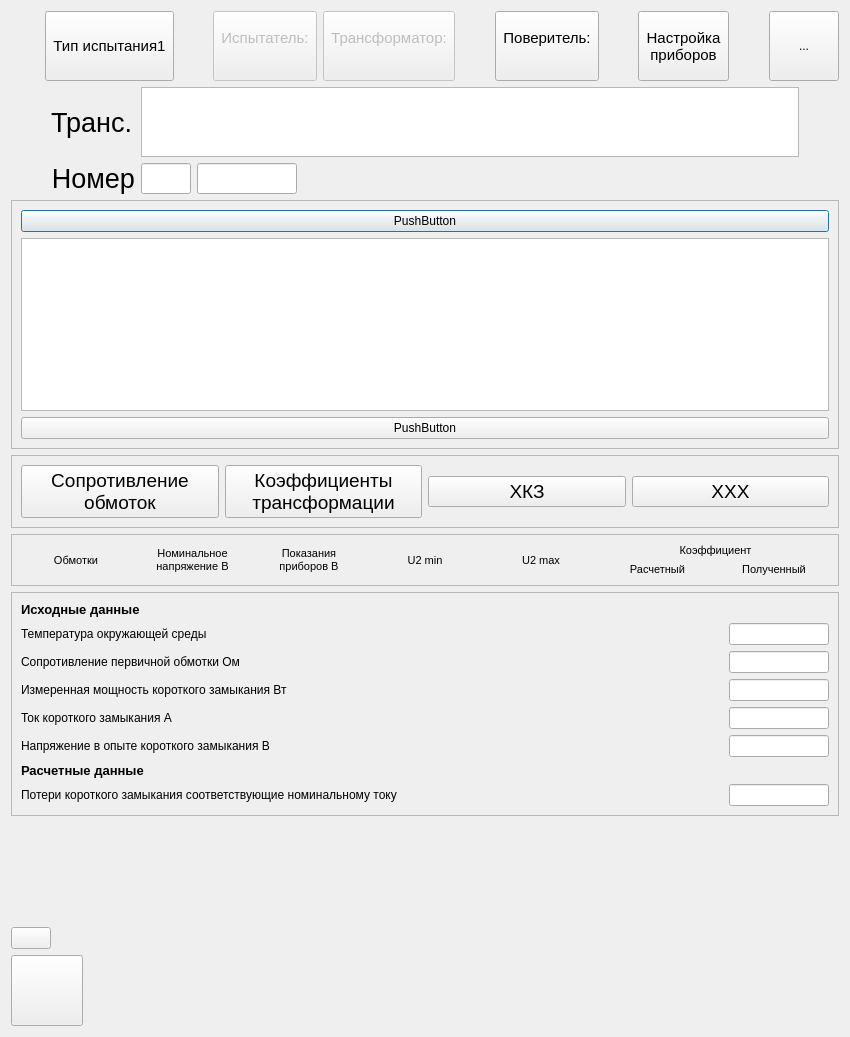
<?xml version="1.0" encoding="UTF-8"?>
<ui version="4.0">
 <class>Dialog</class>
 <widget class="QDialog" name="Dialog">
  <property name="geometry">
   <rect>
    <x>0</x>
    <y>0</y>
    <width>850</width>
    <height>1037</height>
   </rect>
  </property>
  <property name="windowTitle">
   <string>Испытание трансформаторов типа ОЛС</string>
  </property>
  <layout class="QVBoxLayout" name="verticalLayout_3">
   <item>
    <layout class="QHBoxLayout" name="hlTopBtn">
     <item>
      <spacer name="horizontalSpacer_9">
       <property name="orientation">
        <enum>Qt::Horizontal</enum>
       </property>
       <property name="sizeHint" stdset="0">
        <size>
         <width>40</width>
         <height>20</height>
        </size>
       </property>
      </spacer>
     </item>
     <item>
      <widget class="QToolButton" name="btnTestType">
       <property name="minimumSize">
        <size>
         <width>0</width>
         <height>70</height>
        </size>
       </property>
       <property name="maximumSize">
        <size>
         <width>16777215</width>
         <height>70</height>
        </size>
       </property>
       <property name="font">
        <font>
         <pointsize>11</pointsize>
        </font>
       </property>
       <property name="focusPolicy">
        <enum>Qt::NoFocus</enum>
       </property>
       <property name="layoutDirection">
        <enum>Qt::LeftToRight</enum>
       </property>
       <property name="text">
        <string notr="true">Тип испытания1</string>
       </property>
       <property name="iconSize">
        <size>
         <width>32</width>
         <height>32</height>
        </size>
       </property>
       <property name="checkable">
        <bool>false</bool>
       </property>
       <property name="toolButtonStyle">
        <enum>Qt::ToolButtonTextBesideIcon</enum>
       </property>
       <property name="arrowType">
        <enum>Qt::NoArrow</enum>
       </property>
      </widget>
     </item>
     <item>
      <spacer name="horizontalSpacer">
       <property name="orientation">
        <enum>Qt::Horizontal</enum>
       </property>
       <property name="sizeHint" stdset="0">
        <size>
         <width>40</width>
         <height>20</height>
        </size>
       </property>
      </spacer>
     </item>
     <item>
      <widget class="QToolButton" name="btnTester">
       <property name="enabled">
        <bool>false</bool>
       </property>
       <property name="minimumSize">
        <size>
         <width>0</width>
         <height>70</height>
        </size>
       </property>
       <property name="maximumSize">
        <size>
         <width>16777215</width>
         <height>70</height>
        </size>
       </property>
       <property name="font">
        <font>
         <pointsize>11</pointsize>
        </font>
       </property>
       <property name="focusPolicy">
        <enum>Qt::NoFocus</enum>
       </property>
       <property name="layoutDirection">
        <enum>Qt::LeftToRight</enum>
       </property>
       <property name="text">
        <string notr="true">Испытатель:
</string>
       </property>
       <property name="icon">
        <iconset resource="ico_64.qrc">
         <normaloff>:/ico/ico/user_32.png</normaloff>:/ico/ico/user_32.png</iconset>
       </property>
       <property name="iconSize">
        <size>
         <width>32</width>
         <height>32</height>
        </size>
       </property>
       <property name="checkable">
        <bool>false</bool>
       </property>
       <property name="toolButtonStyle">
        <enum>Qt::ToolButtonTextBesideIcon</enum>
       </property>
       <property name="arrowType">
        <enum>Qt::NoArrow</enum>
       </property>
      </widget>
     </item>
     <item>
      <widget class="QToolButton" name="btnTrans">
       <property name="enabled">
        <bool>false</bool>
       </property>
       <property name="minimumSize">
        <size>
         <width>0</width>
         <height>70</height>
        </size>
       </property>
       <property name="maximumSize">
        <size>
         <width>16777215</width>
         <height>70</height>
        </size>
       </property>
       <property name="font">
        <font>
         <pointsize>11</pointsize>
        </font>
       </property>
       <property name="focusPolicy">
        <enum>Qt::NoFocus</enum>
       </property>
       <property name="layoutDirection">
        <enum>Qt::LeftToRight</enum>
       </property>
       <property name="text">
        <string notr="true">Трансформатор:
</string>
       </property>
       <property name="icon">
        <iconset resource="ico_64.qrc">
         <normaloff>:/ico/ico/user_blue_32.png</normaloff>:/ico/ico/user_blue_32.png</iconset>
       </property>
       <property name="iconSize">
        <size>
         <width>64</width>
         <height>64</height>
        </size>
       </property>
       <property name="checkable">
        <bool>false</bool>
       </property>
       <property name="toolButtonStyle">
        <enum>Qt::ToolButtonTextBesideIcon</enum>
       </property>
       <property name="arrowType">
        <enum>Qt::NoArrow</enum>
       </property>
      </widget>
     </item>
     <item>
      <spacer name="horizontalSpacer_2">
       <property name="orientation">
        <enum>Qt::Horizontal</enum>
       </property>
       <property name="sizeHint" stdset="0">
        <size>
         <width>40</width>
         <height>20</height>
        </size>
       </property>
      </spacer>
     </item>
     <item>
      <widget class="QToolButton" name="btnSupervisor">
       <property name="minimumSize">
        <size>
         <width>0</width>
         <height>70</height>
        </size>
       </property>
       <property name="maximumSize">
        <size>
         <width>16777215</width>
         <height>70</height>
        </size>
       </property>
       <property name="font">
        <font>
         <pointsize>11</pointsize>
        </font>
       </property>
       <property name="focusPolicy">
        <enum>Qt::NoFocus</enum>
       </property>
       <property name="layoutDirection">
        <enum>Qt::LeftToRight</enum>
       </property>
       <property name="text">
        <string notr="true">Поверитель:
</string>
       </property>
       <property name="icon">
        <iconset resource="ico_64.qrc">
         <normaloff>:/ico/ico/user_search_32.png</normaloff>:/ico/ico/user_search_32.png</iconset>
       </property>
       <property name="iconSize">
        <size>
         <width>32</width>
         <height>32</height>
        </size>
       </property>
       <property name="checkable">
        <bool>true</bool>
       </property>
       <property name="toolButtonStyle">
        <enum>Qt::ToolButtonTextBesideIcon</enum>
       </property>
       <property name="arrowType">
        <enum>Qt::NoArrow</enum>
       </property>
      </widget>
     </item>
     <item>
      <spacer name="horizontalSpacer_7">
       <property name="orientation">
        <enum>Qt::Horizontal</enum>
       </property>
       <property name="sizeHint" stdset="0">
        <size>
         <width>40</width>
         <height>20</height>
        </size>
       </property>
      </spacer>
     </item>
     <item>
      <widget class="QToolButton" name="btnDevices">
       <property name="minimumSize">
        <size>
         <width>0</width>
         <height>70</height>
        </size>
       </property>
       <property name="maximumSize">
        <size>
         <width>16777215</width>
         <height>70</height>
        </size>
       </property>
       <property name="font">
        <font>
         <pointsize>11</pointsize>
        </font>
       </property>
       <property name="focusPolicy">
        <enum>Qt::NoFocus</enum>
       </property>
       <property name="text">
        <string>Настройка
приборов</string>
       </property>
      </widget>
     </item>
     <item>
      <spacer name="horizontalSpacer_4">
       <property name="orientation">
        <enum>Qt::Horizontal</enum>
       </property>
       <property name="sizeHint" stdset="0">
        <size>
         <width>40</width>
         <height>20</height>
        </size>
       </property>
      </spacer>
     </item>
     <item>
      <widget class="QToolButton" name="btnQuit">
       <property name="minimumSize">
        <size>
         <width>70</width>
         <height>70</height>
        </size>
       </property>
       <property name="maximumSize">
        <size>
         <width>70</width>
         <height>70</height>
        </size>
       </property>
       <property name="focusPolicy">
        <enum>Qt::NoFocus</enum>
       </property>
       <property name="text">
        <string>...</string>
       </property>
       <property name="icon">
        <iconset resource="ico_64.qrc">
         <normaloff>:/ico/ico/64_Exit.png</normaloff>:/ico/ico/64_Exit.png</iconset>
       </property>
       <property name="iconSize">
        <size>
         <width>64</width>
         <height>64</height>
        </size>
       </property>
      </widget>
     </item>
    </layout>
   </item>
   <item>
    <layout class="QVBoxLayout" name="verticalLayout">
     <item>
      <layout class="QHBoxLayout" name="horizontalLayout_5">
       <item>
        <layout class="QGridLayout" name="gridLayout">
         <item row="0" column="1">
          <widget class="QLabel" name="label">
           <property name="sizePolicy">
            <sizepolicy hsizetype="Fixed" vsizetype="Preferred">
             <horstretch>0</horstretch>
             <verstretch>0</verstretch>
            </sizepolicy>
           </property>
           <property name="font">
            <font>
             <pointsize>20</pointsize>
            </font>
           </property>
           <property name="text">
            <string>Транс.</string>
           </property>
           <property name="alignment">
            <set>Qt::AlignRight|Qt::AlignTrailing|Qt::AlignVCenter</set>
           </property>
          </widget>
         </item>
         <item row="1" column="1">
          <widget class="QLabel" name="label_2">
           <property name="sizePolicy">
            <sizepolicy hsizetype="Fixed" vsizetype="Preferred">
             <horstretch>0</horstretch>
             <verstretch>0</verstretch>
            </sizepolicy>
           </property>
           <property name="font">
            <font>
             <pointsize>20</pointsize>
            </font>
           </property>
           <property name="text">
            <string>Номер</string>
           </property>
           <property name="alignment">
            <set>Qt::AlignRight|Qt::AlignTrailing|Qt::AlignVCenter</set>
           </property>
          </widget>
         </item>
         <item row="1" column="2">
          <widget class="QLineEdit" name="lineEdit_2">
           <property name="sizePolicy">
            <sizepolicy hsizetype="Minimum" vsizetype="Fixed">
             <horstretch>0</horstretch>
             <verstretch>0</verstretch>
            </sizepolicy>
           </property>
           <property name="maximumSize">
            <size>
             <width>50</width>
             <height>16777215</height>
            </size>
           </property>
           <property name="font">
            <font>
             <pointsize>14</pointsize>
            </font>
           </property>
          </widget>
         </item>
         <item row="1" column="3" colspan="2">
          <widget class="QLineEdit" name="lineEdit_3">
           <property name="maximumSize">
            <size>
             <width>100</width>
             <height>16777215</height>
            </size>
           </property>
           <property name="font">
            <font>
             <pointsize>14</pointsize>
            </font>
           </property>
          </widget>
         </item>
         <item row="1" column="0">
          <spacer name="horizontalSpacer_6">
           <property name="orientation">
            <enum>Qt::Horizontal</enum>
           </property>
           <property name="sizeType">
            <enum>QSizePolicy::Fixed</enum>
           </property>
           <property name="sizeHint" stdset="0">
            <size>
             <width>40</width>
             <height>20</height>
            </size>
           </property>
          </spacer>
         </item>
         <item row="0" column="5">
          <spacer name="horizontalSpacer_3">
           <property name="orientation">
            <enum>Qt::Horizontal</enum>
           </property>
           <property name="sizeType">
            <enum>QSizePolicy::Fixed</enum>
           </property>
           <property name="sizeHint" stdset="0">
            <size>
             <width>40</width>
             <height>20</height>
            </size>
           </property>
          </spacer>
         </item>
         <item row="0" column="2" colspan="3">
          <widget class="QTextEdit" name="textEdit">
           <property name="minimumSize">
            <size>
             <width>0</width>
             <height>0</height>
            </size>
           </property>
           <property name="maximumSize">
            <size>
             <width>16777215</width>
             <height>75</height>
            </size>
           </property>
           <property name="font">
            <font>
             <pointsize>14</pointsize>
            </font>
           </property>
          </widget>
         </item>
        </layout>
       </item>
      </layout>
     </item>
     <item>
      <layout class="QHBoxLayout" name="horizontalLayout_4"/>
     </item>
    </layout>
   </item>
   <item>
    <widget class="QFrame" name="frame_2">
     <property name="frameShape">
      <enum>QFrame::StyledPanel</enum>
     </property>
     <property name="frameShadow">
      <enum>QFrame::Raised</enum>
     </property>
     <layout class="QVBoxLayout" name="verticalLayout_4">
      <item>
       <widget class="QPushButton" name="pushButton">
        <property name="text">
         <string>PushButton</string>
        </property>
        <property name="icon">
         <iconset resource="ico_64.qrc">
          <normaloff>:/ico/ico/64_gray_up.png</normaloff>:/ico/ico/64_gray_up.png</iconset>
        </property>
        <property name="iconSize">
         <size>
          <width>64</width>
          <height>64</height>
         </size>
        </property>
       </widget>
      </item>
      <item>
       <widget class="QTableView" name="tableView">
        <property name="minimumSize">
         <size>
          <width>0</width>
          <height>0</height>
         </size>
        </property>
        <property name="font">
         <font>
          <pointsize>20</pointsize>
         </font>
        </property>
        <property name="autoFillBackground">
         <bool>false</bool>
        </property>
        <property name="wordWrap">
         <bool>false</bool>
        </property>
        <attribute name="horizontalHeaderVisible">
         <bool>false</bool>
        </attribute>
        <attribute name="horizontalHeaderStretchLastSection">
         <bool>true</bool>
        </attribute>
        <attribute name="verticalHeaderVisible">
         <bool>false</bool>
        </attribute>
       </widget>
      </item>
      <item>
       <widget class="QPushButton" name="pushButton_3">
        <property name="text">
         <string>PushButton</string>
        </property>
        <property name="icon">
         <iconset resource="ico_64.qrc">
          <normaloff>:/ico/ico/64_gray_down.png</normaloff>:/ico/ico/64_gray_down.png</iconset>
        </property>
        <property name="iconSize">
         <size>
          <width>64</width>
          <height>64</height>
         </size>
        </property>
       </widget>
      </item>
     </layout>
    </widget>
   </item>
   <item>
    <widget class="QFrame" name="frame_5">
     <property name="frameShape">
      <enum>QFrame::StyledPanel</enum>
     </property>
     <property name="frameShadow">
      <enum>QFrame::Raised</enum>
     </property>
     <layout class="QHBoxLayout" name="horizontalLayout_2">
      <item>
       <widget class="QPushButton" name="pushButton_4">
        <property name="font">
         <font>
          <pointsize>14</pointsize>
         </font>
        </property>
        <property name="text">
         <string>Сопротивление
обмоток</string>
        </property>
       </widget>
      </item>
      <item>
       <widget class="QPushButton" name="pushButton_5">
        <property name="font">
         <font>
          <pointsize>14</pointsize>
         </font>
        </property>
        <property name="text">
         <string>Коэффициенты 
трансформации</string>
        </property>
       </widget>
      </item>
      <item>
       <widget class="QPushButton" name="pushButton_6">
        <property name="font">
         <font>
          <pointsize>14</pointsize>
         </font>
        </property>
        <property name="text">
         <string>ХКЗ</string>
        </property>
       </widget>
      </item>
      <item>
       <widget class="QPushButton" name="pushButton_7">
        <property name="font">
         <font>
          <pointsize>14</pointsize>
         </font>
        </property>
        <property name="text">
         <string>XXX</string>
        </property>
       </widget>
      </item>
     </layout>
    </widget>
   </item>
   <item>
    <widget class="QFrame" name="frame_3">
     <property name="frameShape">
      <enum>QFrame::StyledPanel</enum>
     </property>
     <property name="frameShadow">
      <enum>QFrame::Raised</enum>
     </property>
     <layout class="QVBoxLayout" name="verticalLayout_7">
      <item>
       <layout class="QGridLayout" name="gridLayout_2">
        <item row="1" column="0" rowspan="2">
         <widget class="QLabel" name="label_3">
          <property name="font">
           <font>
            <pointsize>8</pointsize>
           </font>
          </property>
          <property name="text">
           <string>Обмотки</string>
          </property>
          <property name="alignment">
           <set>Qt::AlignCenter</set>
          </property>
         </widget>
        </item>
        <item row="1" column="1" rowspan="2">
         <widget class="QLabel" name="label_4">
          <property name="font">
           <font>
            <pointsize>8</pointsize>
           </font>
          </property>
          <property name="text">
           <string>&lt;!DOCTYPE HTML PUBLIC &quot;-//W3C//DTD HTML 4.0//EN&quot; &quot;http://www.w3.org/TR/REC-html40/strict.dtd&quot;&gt;
&lt;html&gt;&lt;head&gt;&lt;meta name=&quot;qrichtext&quot; content=&quot;1&quot; /&gt;&lt;style type=&quot;text/css&quot;&gt;
p, li { white-space: pre-wrap; }
&lt;/style&gt;&lt;/head&gt;&lt;body style=&quot; font-family:'MS Shell Dlg 2'; font-size:8.25pt; font-weight:400; font-style:normal;&quot;&gt;
&lt;p style=&quot; margin-top:0px; margin-bottom:0px; margin-left:0px; margin-right:0px; -qt-block-indent:0; text-indent:0px;&quot;&gt;&lt;span style=&quot; font-size:8pt;&quot;&gt;Номинальное&lt;/span&gt;&lt;/p&gt;
&lt;p style=&quot; margin-top:0px; margin-bottom:0px; margin-left:0px; margin-right:0px; -qt-block-indent:0; text-indent:0px;&quot;&gt;&lt;span style=&quot; font-size:8pt;&quot;&gt;напряжение В&lt;/span&gt;&lt;/p&gt;&lt;/body&gt;&lt;/html&gt;</string>
          </property>
          <property name="alignment">
           <set>Qt::AlignCenter</set>
          </property>
         </widget>
        </item>
        <item row="1" column="2" rowspan="2">
         <widget class="QLabel" name="label_6">
          <property name="text">
           <string>&lt;!DOCTYPE HTML PUBLIC &quot;-//W3C//DTD HTML 4.0//EN&quot; &quot;http://www.w3.org/TR/REC-html40/strict.dtd&quot;&gt;
&lt;html&gt;&lt;head&gt;&lt;meta name=&quot;qrichtext&quot; content=&quot;1&quot; /&gt;&lt;style type=&quot;text/css&quot;&gt;
p, li { white-space: pre-wrap; }
&lt;/style&gt;&lt;/head&gt;&lt;body style=&quot; font-family:'MS Shell Dlg 2'; font-size:8.25pt; font-weight:400; font-style:normal;&quot;&gt;
&lt;p style=&quot; margin-top:0px; margin-bottom:0px; margin-left:0px; margin-right:0px; -qt-block-indent:0; text-indent:0px;&quot;&gt;&lt;span style=&quot; font-size:8pt;&quot;&gt;Показания&lt;/span&gt;&lt;/p&gt;
&lt;p style=&quot; margin-top:0px; margin-bottom:0px; margin-left:0px; margin-right:0px; -qt-block-indent:0; text-indent:0px;&quot;&gt;&lt;span style=&quot; font-size:8pt;&quot;&gt;приборов В&lt;/span&gt;&lt;/p&gt;&lt;/body&gt;&lt;/html&gt;</string>
          </property>
          <property name="alignment">
           <set>Qt::AlignCenter</set>
          </property>
         </widget>
        </item>
        <item row="1" column="5" colspan="2">
         <widget class="QLabel" name="label_7">
          <property name="font">
           <font>
            <pointsize>8</pointsize>
           </font>
          </property>
          <property name="text">
           <string>Коэффициент</string>
          </property>
          <property name="alignment">
           <set>Qt::AlignCenter</set>
          </property>
         </widget>
        </item>
        <item row="2" column="5">
         <widget class="QLabel" name="label_9">
          <property name="font">
           <font>
            <pointsize>8</pointsize>
           </font>
          </property>
          <property name="text">
           <string>Расчетный</string>
          </property>
          <property name="alignment">
           <set>Qt::AlignCenter</set>
          </property>
         </widget>
        </item>
        <item row="2" column="6">
         <widget class="QLabel" name="label_12">
          <property name="font">
           <font>
            <pointsize>8</pointsize>
           </font>
          </property>
          <property name="text">
           <string>Полученный</string>
          </property>
          <property name="alignment">
           <set>Qt::AlignCenter</set>
          </property>
         </widget>
        </item>
        <item row="1" column="3" rowspan="2">
         <widget class="QLabel" name="label_10">
          <property name="font">
           <font>
            <pointsize>8</pointsize>
           </font>
          </property>
          <property name="text">
           <string>U2 min</string>
          </property>
          <property name="alignment">
           <set>Qt::AlignCenter</set>
          </property>
         </widget>
        </item>
        <item row="1" column="4" rowspan="2">
         <widget class="QLabel" name="label_11">
          <property name="font">
           <font>
            <pointsize>8</pointsize>
           </font>
          </property>
          <property name="text">
           <string>U2 max</string>
          </property>
          <property name="alignment">
           <set>Qt::AlignCenter</set>
          </property>
         </widget>
        </item>
       </layout>
      </item>
     </layout>
    </widget>
   </item>
   <item>
    <widget class="QFrame" name="frame_4">
     <property name="frameShape">
      <enum>QFrame::StyledPanel</enum>
     </property>
     <property name="frameShadow">
      <enum>QFrame::Raised</enum>
     </property>
     <layout class="QVBoxLayout" name="verticalLayout_8">
      <item>
       <widget class="QLabel" name="label_5">
        <property name="font">
         <font>
          <pointsize>10</pointsize>
          <weight>75</weight>
          <bold>true</bold>
         </font>
        </property>
        <property name="text">
         <string>Исходные данные</string>
        </property>
       </widget>
      </item>
      <item>
       <layout class="QGridLayout" name="gridLayout_3">
        <item row="0" column="0">
         <widget class="QLabel" name="label_13">
          <property name="text">
           <string>Температура окружающей среды</string>
          </property>
         </widget>
        </item>
        <item row="1" column="0">
         <widget class="QLabel" name="label_14">
          <property name="text">
           <string>Сопротивление первичной обмотки Ом</string>
          </property>
         </widget>
        </item>
        <item row="0" column="2">
         <widget class="QLineEdit" name="lineEdit">
          <property name="maximumSize">
           <size>
            <width>100</width>
            <height>16777215</height>
           </size>
          </property>
         </widget>
        </item>
        <item row="1" column="2">
         <widget class="QLineEdit" name="lineEdit_5">
          <property name="maximumSize">
           <size>
            <width>100</width>
            <height>16777215</height>
           </size>
          </property>
         </widget>
        </item>
        <item row="2" column="0">
         <widget class="QLabel" name="label_15">
          <property name="text">
           <string>Измеренная мощность короткого замыкания Вт</string>
          </property>
         </widget>
        </item>
        <item row="3" column="0">
         <widget class="QLabel" name="label_17">
          <property name="text">
           <string>Ток короткого замыкания А</string>
          </property>
         </widget>
        </item>
        <item row="4" column="0">
         <widget class="QLabel" name="label_18">
          <property name="text">
           <string>Напряжение в опыте короткого замыкания В</string>
          </property>
         </widget>
        </item>
        <item row="2" column="2">
         <widget class="QLineEdit" name="lineEdit_7">
          <property name="maximumSize">
           <size>
            <width>100</width>
            <height>16777215</height>
           </size>
          </property>
         </widget>
        </item>
        <item row="3" column="2">
         <widget class="QLineEdit" name="lineEdit_8">
          <property name="maximumSize">
           <size>
            <width>100</width>
            <height>16777215</height>
           </size>
          </property>
         </widget>
        </item>
        <item row="4" column="2">
         <widget class="QLineEdit" name="lineEdit_9">
          <property name="maximumSize">
           <size>
            <width>100</width>
            <height>16777215</height>
           </size>
          </property>
         </widget>
        </item>
       </layout>
      </item>
      <item>
       <widget class="QLabel" name="label_8">
        <property name="font">
         <font>
          <pointsize>10</pointsize>
          <weight>75</weight>
          <bold>true</bold>
         </font>
        </property>
        <property name="text">
         <string>Расчетные данные</string>
        </property>
       </widget>
      </item>
      <item>
       <layout class="QGridLayout" name="gridLayout_4">
        <item row="1" column="0">
         <widget class="QLabel" name="label_16">
          <property name="text">
           <string>Потери короткого замыкания соответствующие номинальному току</string>
          </property>
         </widget>
        </item>
        <item row="1" column="1">
         <widget class="QLineEdit" name="lineEdit_6">
          <property name="maximumSize">
           <size>
            <width>100</width>
            <height>16777215</height>
           </size>
          </property>
         </widget>
        </item>
       </layout>
      </item>
     </layout>
    </widget>
   </item>
   <item>
    <spacer name="verticalSpacer">
     <property name="orientation">
      <enum>Qt::Vertical</enum>
     </property>
     <property name="sizeHint" stdset="0">
      <size>
       <width>20</width>
       <height>40</height>
      </size>
     </property>
    </spacer>
   </item>
   <item>
    <spacer name="verticalSpacer_2">
     <property name="orientation">
      <enum>Qt::Vertical</enum>
     </property>
     <property name="sizeType">
      <enum>QSizePolicy::Minimum</enum>
     </property>
     <property name="sizeHint" stdset="0">
      <size>
       <width>20</width>
       <height>40</height>
      </size>
     </property>
    </spacer>
   </item>
   <item>
    <spacer name="verticalSpacer_3">
     <property name="orientation">
      <enum>Qt::Vertical</enum>
     </property>
     <property name="sizeHint" stdset="0">
      <size>
       <width>20</width>
       <height>40</height>
      </size>
     </property>
    </spacer>
   </item>
   <item>
    <spacer name="verticalSpacer_4">
     <property name="orientation">
      <enum>Qt::Vertical</enum>
     </property>
     <property name="sizeHint" stdset="0">
      <size>
       <width>20</width>
       <height>40</height>
      </size>
     </property>
    </spacer>
   </item>
   <item>
    <widget class="QPushButton" name="pushButton_2">
     <property name="sizePolicy">
      <sizepolicy hsizetype="Fixed" vsizetype="Fixed">
       <horstretch>0</horstretch>
       <verstretch>0</verstretch>
      </sizepolicy>
     </property>
     <property name="text">
      <string/>
     </property>
     <property name="icon">
      <iconset resource="ico_64.qrc">
       <normaloff>:/ico/ico/tick_64.png</normaloff>:/ico/ico/tick_64.png</iconset>
     </property>
     <property name="iconSize">
      <size>
       <width>64</width>
       <height>64</height>
      </size>
     </property>
    </widget>
   </item>
   <item>
    <widget class="QToolButton" name="btnStart">
     <property name="focusPolicy">
      <enum>Qt::NoFocus</enum>
     </property>
     <property name="text">
      <string/>
     </property>
     <property name="icon">
      <iconset resource="ico_64.qrc">
       <normaloff>:/ico/ico/Play_Red_128.png</normaloff>
       <activeon>:/ico/ico/Pause_64.png</activeon>:/ico/ico/Play_Red_128.png</iconset>
     </property>
     <property name="iconSize">
      <size>
       <width>64</width>
       <height>64</height>
      </size>
     </property>
     <property name="checkable">
      <bool>true</bool>
     </property>
    </widget>
   </item>
  </layout>
 </widget>
 <resources>
  <include location="ico_64.qrc"/>
 </resources>
 <connections/>
</ui>
